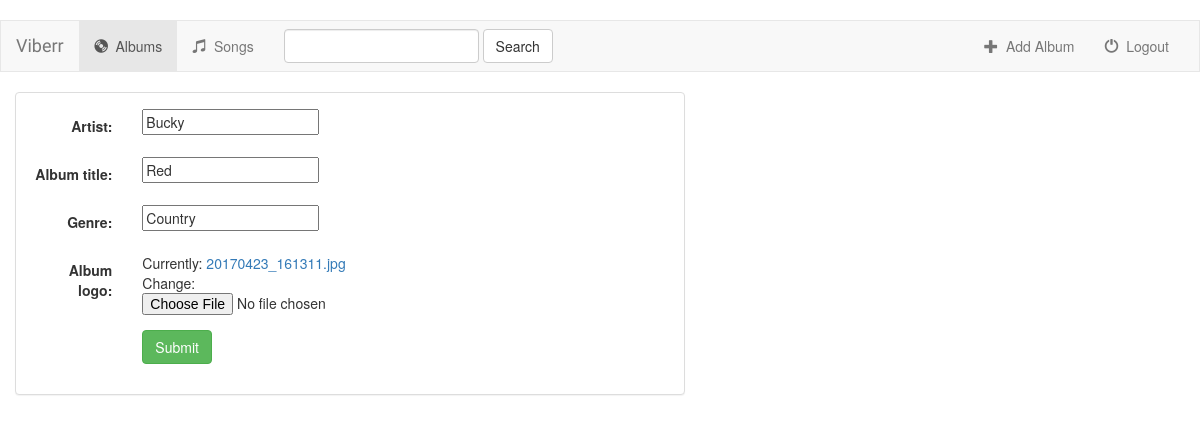
Screenshot of /music/album/2/ with the database file from the repository.
### music/models.py (models this page shows, shortened)
class Album(models.Model):
    artist = models.CharField(max_length=250)
    album_title = models.CharField(max_length=500)
    genre = models.CharField(max_length=100)
    album_logo = models.FileField()

### music/views.py (the view)
# urls.py: path('album/<int:pk>/', views.AlbumUpdate.as_view(), name='album-update'),
class AlbumUpdate(UpdateView):  # A view that displays a form for editing an object
    model = Album
    fields = ['artist', 'album_title', 'genre', 'album_logo']

### music/templates/music/album_form.html (shortened to what this page needs)
{% extends 'music/base.html' %}
{% block body %}
<div class="container-fluid">
    <div class="row">
        <div class="col-sm-12 col-md-7">
            <div class="panel panel-default">
                <div class="panel-body">
                    <form class="form-horizontal" action="" method="post" enctype="multipart/form-data">
                        {% include 'music/form-template.html' %}
                        <div class="form-group">
                            <div class="col-sm-offset-2 col-sm-10">
                                <button type="submit" class="btn btn-success">Submit</button>
                            </div>
                        </div>
                    </form>
                </div>
            </div>
        </div>
    </div>
</div>
{% endblock %}

### music/templates/music/form-template.html (shortened to what this page needs)
{% for field in form %}
    <div class="form-group">
        <div class="col-sm-offset-2 col-sm-10">
        </div>
        <label class="control-label col-sm-2">{{ field.label_tag }}</label>
        <div class="col-sm-10">{{ field }}</div>
    </div>
{% endfor %}

### rows the page displays
Album: form "Bucky" "Red" "Country"

### other values shown
{{ field.label_tag }} "Artist:" "Album title:" "Genre:" "Album logo:"
